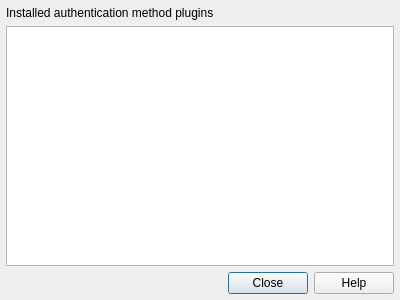
<?xml version="1.0" encoding="UTF-8"?>
<ui version="4.0">
 <class>QgsAuthMethodPlugins</class>
 <widget class="QDialog" name="QgsAuthMethodPlugins">
  <property name="geometry">
   <rect>
    <x>0</x>
    <y>0</y>
    <width>400</width>
    <height>300</height>
   </rect>
  </property>
  <property name="windowTitle">
   <string>Dialog</string>
  </property>
  <layout class="QVBoxLayout" name="verticalLayout">
   <property name="leftMargin">
    <number>6</number>
   </property>
   <property name="topMargin">
    <number>6</number>
   </property>
   <property name="rightMargin">
    <number>6</number>
   </property>
   <property name="bottomMargin">
    <number>6</number>
   </property>
   <item>
    <widget class="QLabel" name="label">
     <property name="text">
      <string>Installed authentication method plugins</string>
     </property>
    </widget>
   </item>
   <item>
    <widget class="QTableWidget" name="tblAuthPlugins"/>
   </item>
   <item>
    <widget class="QDialogButtonBox" name="buttonBox">
     <property name="standardButtons">
      <set>QDialogButtonBox::Close|QDialogButtonBox::Help</set>
     </property>
    </widget>
   </item>
  </layout>
 </widget>
 <resources/>
 <connections/>
</ui>
